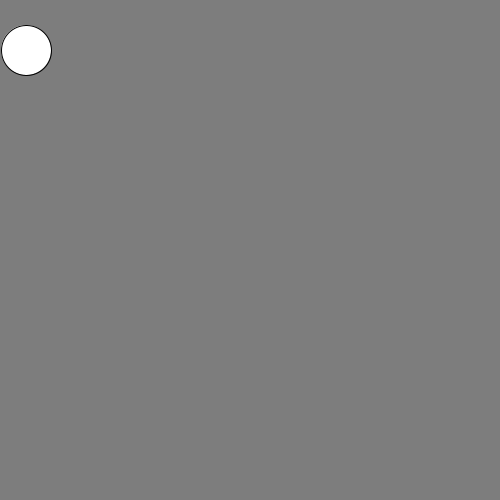
Frame 1 (no input)
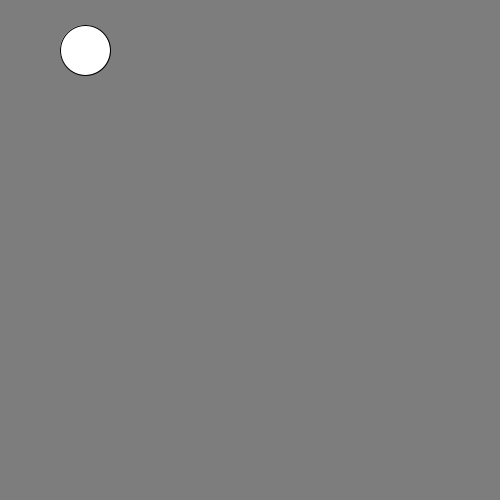
Frame 60 (the mouse pressed at the canvas centre just before this capture)
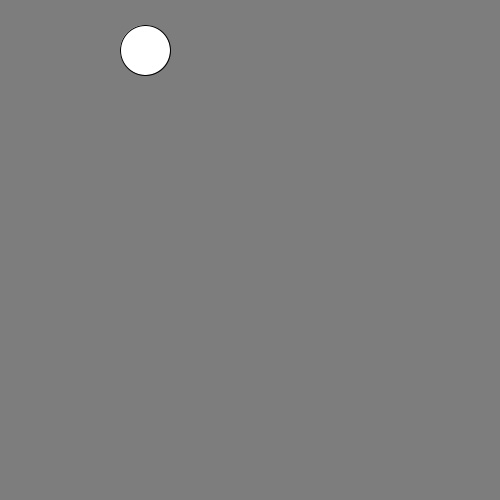
Frame 120 (the mouse held since frame 60 and released just before this capture)

The Processing sketch that drew these frames (run headless with seeded random() and noise(); from frame 60 on, the mouse is pressed at the canvas centre):

// Processing sketch: ejercicio_1
// ── ejercicio_1.pde
int x=25;
void setup() {
  size(500,500);
  
}
void draw() {
  background(125);
  x++;
  ellipse(x,50,50,50);
}
